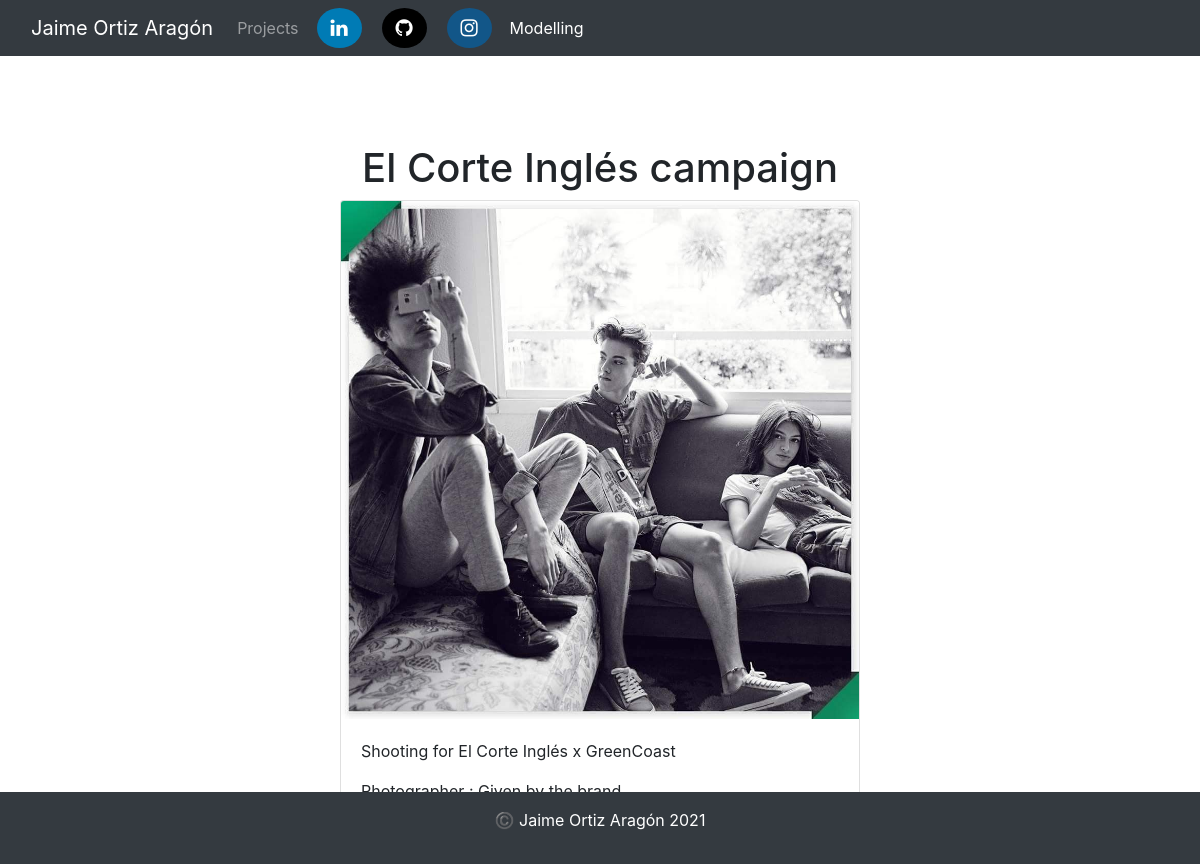
The page /model/8/ on the database its author committed.
### model/models.py (models this page shows, shortened)
class Shooting(models.Model):
    title = models.CharField(max_length=30)
    description = models.TextField()
    location = models.CharField(max_length=50)
    photographer = models.CharField(max_length=50)
    image = models.ImageField(upload_to='images/')
    def tall_shooting(self):
        width, height = get_image_dimensions(self.image)
        if width > height:
            return False
        else:
            return True

### model/views.py (the view)
# urls.py: path('<int:shooting_id>/', views.show_shooting, name='shooting'),
def show_shooting(request, shooting_id):
    shooting = get_object_or_404(Shooting, pk=shooting_id)
    return render(request, 'model/shooting.html', {'shooting': shooting})

### model/templates/model/shooting.html (shortened to what this page needs)
<!DOCTYPE html>
<html lang="en">
    <head>
        {% load static %}
        <link rel="stylesheet" href="https://maxcdn.bootstrapcdn.com/bootstrap/4.0.0/css/bootstrap.min.css">
        <link rel="stylesheet" href="https://cdnjs.cloudflare.com/ajax/libs/font-awesome/4.7.0/css/font-awesome.min.css">
    </head>
    <body>
        <header>
            <nav class="navbar navbar-expand-lg navbar-dark bg-dark">
                <div class="container-fluid">
                  <a class="navbar-brand" href="/">Jaime Ortiz Aragón</a>
                  <div class="collapse navbar-collapse" id="navbarNavAltMarkup">
                    <div class="navbar-nav">
                      <a class="nav-link" href="project">Projects</a>
                      <a href="https://www.linkedin.com/in/jaime-ortiz-arag%C3%B3n-0380881a4/" class="fa fa-linkedin"></a>
                      <a href="https://github.com/imjaimeortiz" class="fa fa-github"></a>
                      <a href="https://www.instagram.com/imjaimeortiz/" class="fa fa-instagram"></a>
                      <a class="nav-link active" href="/model">Modelling</a>
                      </div>
                  </div>
                </div>
              </nav>
        </header>
        <main>
          <br/>
          <br/>
          <br/>
          <h1 class="text-center pt-3">{{ shooting.title }}</h1>
          {% if shooting.tall_shooting %}
          <div style="max-height: 550px; max-width: 550px;" class="container">
          {% else %}
          <div style="max-height: 550px; max-width: 1000px;" class="container">
          {% endif %}
            <div class="card mb-4 box-shadow">
              <img  class="card-img-top" src="{{ shooting.image.url }}">
              <div class="card-body">
                <p class="card-text">{{ shooting.description }}</p>
                <p class="card-text">Photographer : {{ shooting.photographer }}</p>
                <p class="card-text">Location : {{ shooting.location }}</p>
              </div>
            </div>
        </div>
        </main>
        <footer class="text-muted py-3 bg-dark" id="footer">
          <div class="container text-center text-white">
            <p>©️ Jaime Ortiz Aragón {% now "Y" %}</p>
          </div>
      </footer>
    </body>
</html>

### model/templates/model/shooting.html (style rules this page uses)
.fa { padding: 10px; font-size: 20px; width: 45px; text-align: center; text-decoration: none; border-radius: 50%; }
.fa-linkedin { background: #007bb5; color: white; margin-left: 10px; margin-right: 10px; }
.fa-instagram { background: #125688; color: white; margin-left: 10px; margin-right: 10px; }
.fa-github { background: #000000; color: white; margin-left: 10px; margin-right: 10px; }
#footer { position: fixed; bottom: 0; width: 100%; }

### rows shown on the page
Shooting: title "El Corte Inglés campaign", image (picture), description "Shooting for El Corte Inglés x GreenCoast", photographer "Given by the brand"
